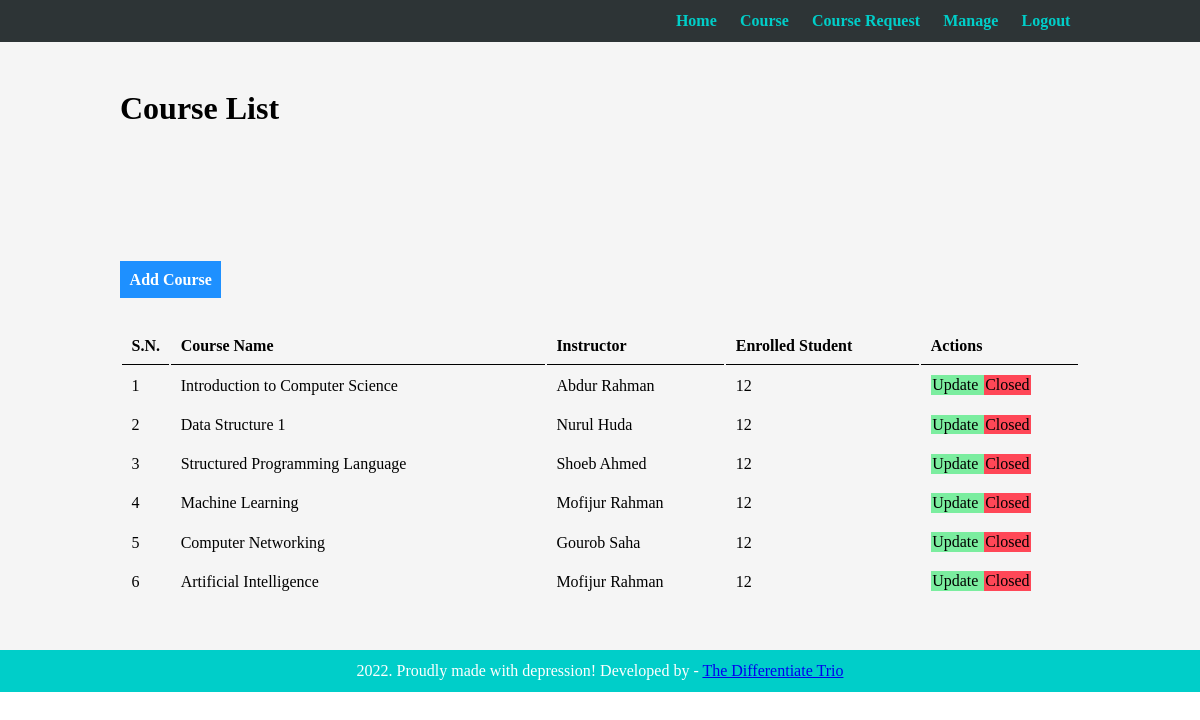
/admin/manage-course.php (signed in), run on the app's committed database.
### tables this page shows
CREATE TABLE `all_courses` (
  `course_name` varchar(40) NOT NULL,
  `instructor` varchar(45) NOT NULL,
  `status` int(11) NOT NULL,
  `course_id` varchar(10) NOT NULL,
  `created_by` varchar(40) DEFAULT NULL,
  `admin_mail` varchar(100) DEFAULT NULL,
  `id` int(11) UNSIGNED NOT NULL
);

### admin/manage-course.php (the view, shortened to what this page needs)
<?php include('partials/menu.php'); ?>
<div class="content">
        <div class="wrapper">
              <h1>Course List</h1>
              <br/> <br/>
               <br/> <br/>
                <br/> <br/>
                <br/> <br/>
                <a href="add-course.php" class="btn-primary">Add Course</a>
                <br/> <br/> <br/>
                <table class="table">
                        <tr>
                                <th>S.N.</th>
                                <th>Course Name</th>
                                <th>Instructor</th>
                                <th>Enrolled Student</th>
                                <th>Actions</th>
                        </tr>
                        <?php
                                $sql = "SELECT * FROM all_courses where status=1";
                                $res = mysqli_query($conn, $sql) or die(mysqli_error());
                                if($res==TRUE)
                                {
                                        $count= mysqli_num_rows($res);
                                        $serial_number=1;
                                        if($count>0)
                                        {
                                                while($rows=mysqli_fetch_assoc($res))
                                                {
                                                        $id=$rows['id'];
                                                        $name=$rows['course_name'];
                                                        $instructor=$rows['instructor'];
                                                        ?>
                                                        <tr>
                                                                <td><?php echo $serial_number++ ; ?></td>
                                                                <td><?php echo $name ; ?></td>
                                                                <td><?php echo $instructor ; ?></td>
                                                                <td>12</td>
                                                                <td>
                                                                        <a href="#" class="btn-secondary">Update </a>
                                                                        <a href="<?php echo SITEURL; ?>admin/closed-course.php?id=<?php echo $id; ?>" class="btn-danger">Closed</a>
                                                                </td>
                                                        </tr>
                                                        <?php
                                                }
                                        }
                                        else
                                        {
                                        }
                                 }
                        ?>
                </table>
        </div>
        </div>
<?php include('partials/footer.php'); ?>

### css/admin.css (style rules this page uses)
* { margin: 0; padding: 0; font-size: 'Poppins', sans-serif; }
.wrapper { padding: 1%; width: 80%; margin: 0 auto; }
.table { width: 100%; }
.table tr th { border-bottom: 1px solid black; padding: 1%; text-align: left; }
.table tr td { padding: 1%; }
.btn-primary { background-color: #1e90ff; padding: 1%; text-decoration: none; color: white; font-weight: bold; }
.btn-secondary { background-color: #7bed9f; padding: 1%; text-decoration: none; color: black; }
.btn-danger { background-color: #ff4757; padding: 1%; text-decoration: none; color: black; }
.content { background-color: whitesmoke; padding: 3% 0; }

### data on the page
all_courses: course_name "Introduction to Computer Science", instructor "Abdur Rahman"
all_courses: course_name "Data Structure 1", instructor "Nurul Huda"
all_courses: course_name "Structured Programming Language", instructor "Shoeb Ahmed"
all_courses: course_name "Machine Learning", instructor "Mofijur Rahman"
all_courses: course_name "Computer Networking", instructor "Gourob Saha"
all_courses: course_name "Artificial Intelligence", instructor "Mofijur Rahman"
